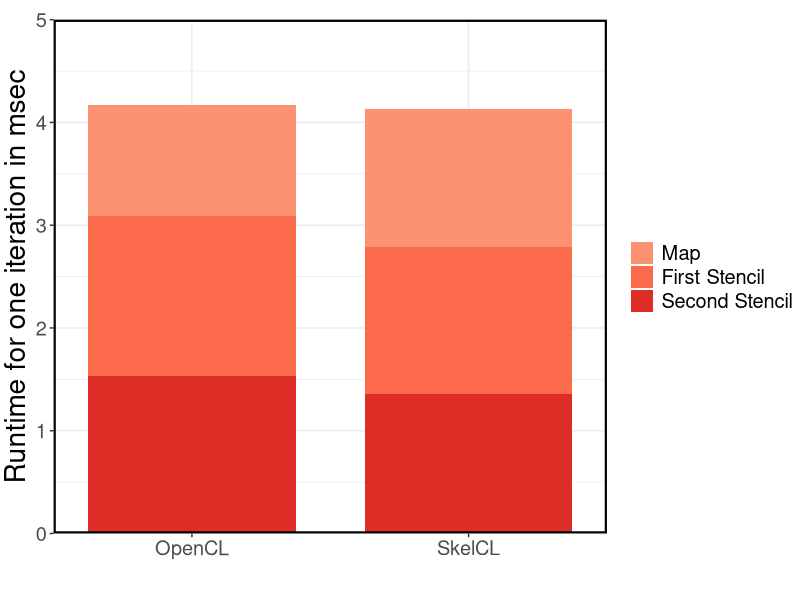
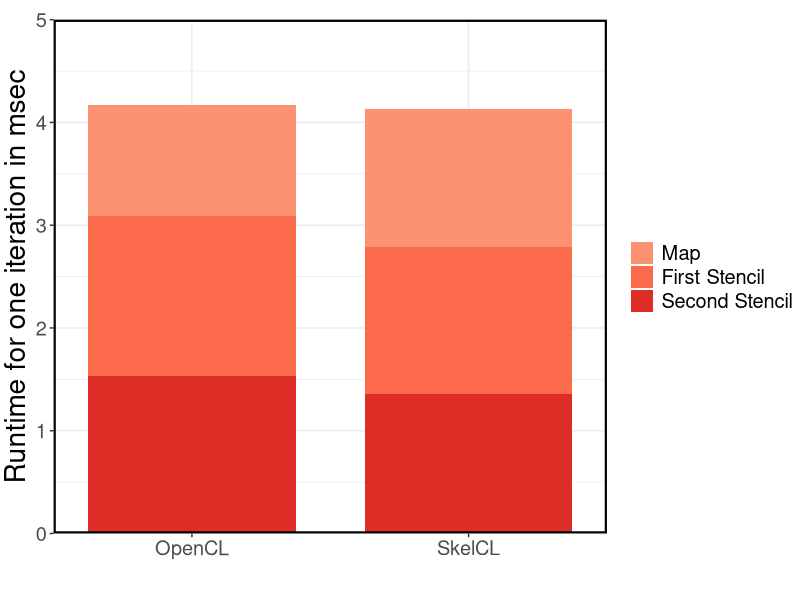

Source code (R) for these figures, in order:
require('ggplot2')
require('grid')
require('reshape2')

data <- read.csv("runtime.csv", sep=";", comment.char="#", header=TRUE, row.names=NULL)
data$Kind <- factor(data$Kind, levels = c("Map", "First Stencil", "Second Stencil"))

# ====Default settins====
theme <- theme_bw() +
  theme(text = element_text(size = 18),
        axis.title = element_text(size = rel(1.125), vjust = 1),
        panel.border = element_rect(linetype = "solid", colour = "black", size = 1.5),
        plot.margin = unit(c(0.5,0,0.2,0.1), 'cm'),
        legend.position="right",
        legend.title = element_blank(),
        strip.background = element_rect(colour = "black", fill = "white", size = 1.5))

labs <- labs(x = "", y = "Runtime for one iteration in msec")

# create plot
plot <- ggplot(data, aes(x = Version, y = value, fill=Kind)) +
  geom_bar(stat = "identity", width=.75) +
  scale_y_continuous(expand = c(0,0), limits = c(0,5)) +
  scale_x_discrete(expand=c(0,0.5)) +
  scale_fill_manual(values=c("#fc9272", "#fb6a4a", "#de2d26")) +
  theme + labs


# save plot to file
ggsave(file = "fdtd_runtime.pdf", width = 6, height = 4.5)

plot
